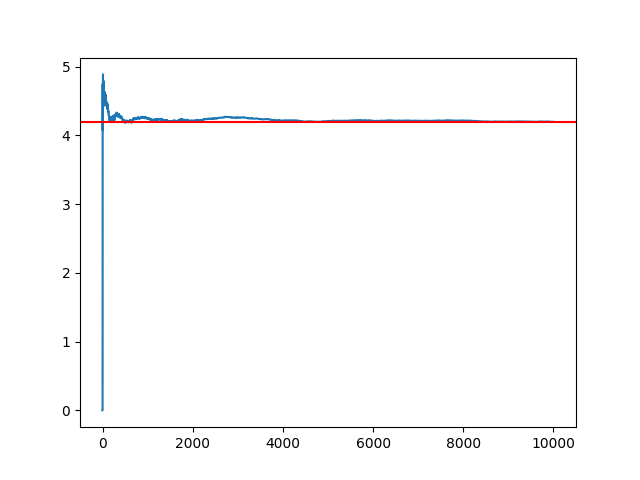

Generate this figure with Python:
import jax
import jax.numpy as jnp

import matplotlib.pyplot as plt
import numpy as np


n = 10000
estimate_pi_history = []
key = jax.random.PRNGKey(0)
key, *subkeys = jax.random.split(key, 2*n)
n_in = 1e-10
z_sum = 0
for i in range(n):
    x = jax.random.uniform(subkeys[i])
    y = jax.random.uniform(subkeys[i+1])
    if x**2 + y**2 < 1:
        n_in += 1
        z = jnp.sqrt(1 - x**2 - y**2)
        z_sum += z
    estimate_pi_history.append((z_sum / n_in) * 2 * jnp.pi)

plt.plot(estimate_pi_history)
true = 4 * jnp.pi / 3
plt.axhline(true, color='r')
file_name = __file__.split('/')[-1].replace('.py', '')
plt.savefig(f'{file_name}.png')
plt.show()
